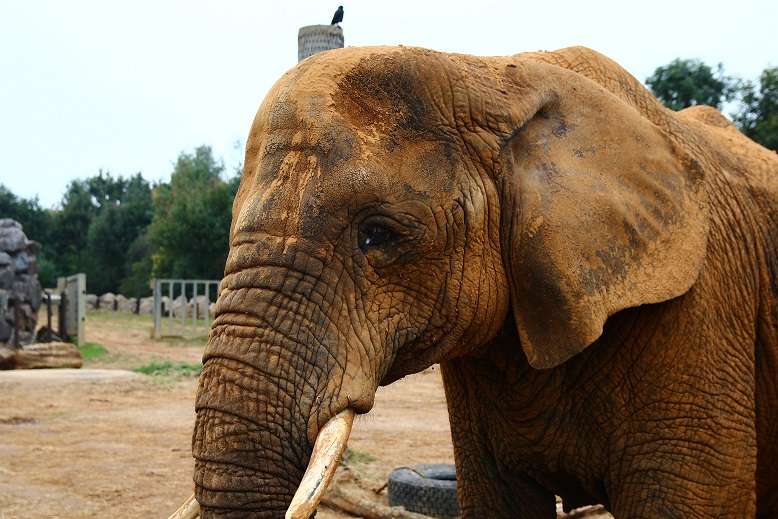
#> input picture image_example/elephant.jpg, 778 x 519 px
$ jupyter execute 'OPEN CV.ipynb'   (text cells are left out)
#> lines starting #> are read from the running program, lines starting #| are printed output that depends on the picture; after the words box and inside, x2 and y2 are one past the last pixel; in counts of white or black regions, pixels touching at a corner belong together; pictures that were not available may be replaced by others from this repository, and a replacement may not be noted
[cell 1]
import cv2

[cell 2]
import numpy as np

[cell 3]
# We don't need to do this again, but it's a good habit
import cv2

# Load an image using 'imread' specifying the path to image
input = cv2.imread('image_example//elephant.jpg')
#> input is the input picture: shape (519, 778, 3); mean B, G, R 95.2, 117.2, 135.3

# Our file 'input.jpg' is now loaded and stored in python
# as a varaible we named 'image'

# To display our image variable, we use 'imshow'
# The first parameter will be title shown on image window
# The second parameter is the image varialbe
cv2.imshow('Test Elephant Image', input)

# 'waitKey' allows us to input information when a image window is open
# By leaving it blank it just waits for anykey to be pressed before
# continuing. By placing numbers (except 0), we can specify a delay for
# how long you keep the window open (time is in milliseconds here)
cv2.waitKey()

# This closes all open windows
# Failure to place this will cause your program to hang
cv2.destroyAllWindows()

[cell 4]
import cv2

input = cv2.imread('image_example//elephant.jpg')

cv2.imshow('Test Elephant Image', input)
cv2.waitKey()
cv2.destroyAllWindows()

[cell 5]
# Import numpy
import numpy as np

[cell 6]
print(input.shape)
#| (519, 778, 3)

[cell 7]
# Let's print each dimension of the image

print('Height of Image:', int(input.shape[0]), 'pixels')
#| Height of Image: 519 pixels
print('Width of Image: ', int(input.shape[1]), 'pixels')
#| Width of Image:  778 pixels

[cell 8]
# Simply use 'imwrite' specificing the file name and the image to be saved
cv2.imwrite('output.jpg', input)
cv2.imwrite('output.png', input)
#> Out = True

[cell 9]
import numpy as np
import cv2

# We point OpenCV's CascadeClassifier function to where our
# classifier (XML file format) is stored
face_classifier = cv2.CascadeClassifier('Haarcascades/haarcascade_frontalface_default.xml')

# Load our image then convert it to grayscale
image = cv2.imread('image_example/Modi.jpg')
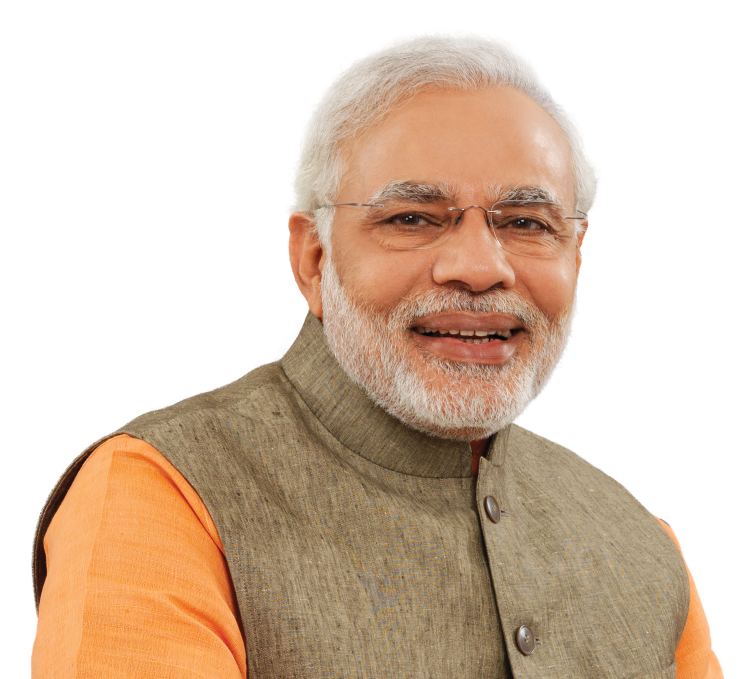
#> input picture image_example/Modi.jpg, 1500 x 1358 px (shown at 1/2 size)
#> image is the input picture: shape (1358, 1500, 3); mean B, G, R 178.6, 196.6, 217.3
gray = cv2.cvtColor(image, cv2.COLOR_BGR2GRAY)
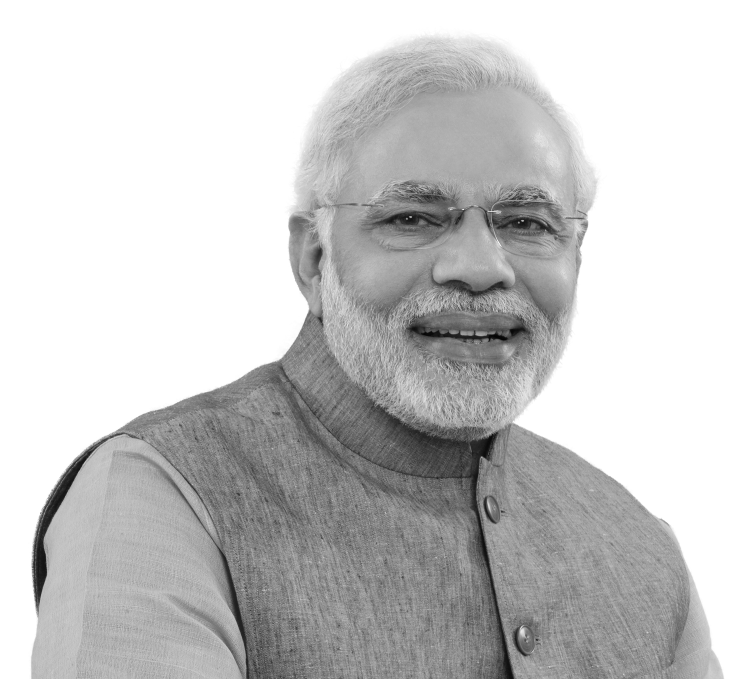
#> gray: shape (1358, 1500) (shown at 1/2 size); min 3, max 255, mean 200.7

# Our classifier returns the ROI of the detected face as a tuple
# It stores the top left coordinate and the bottom right coordiantes
faces = face_classifier.detectMultiScale(gray, 1.3, 5)
#> faces = [[633, 208, 611, 611]]

# When no faces detected, face_classifier returns and empty tuple
if faces is ():
    print("No faces found")

# We iterate through our faces array and draw a rectangle
# over each face in faces
for (x,y,w,h) in faces:
    cv2.rectangle(image, (x,y), (x+w,y+h), (127,0,255), 2)
    cv2.imshow('Face Detection', image)
    cv2.waitKey(0)
#> this loop made 1 pass
#> pass 1, `cv2.imshow('Face Detection', image)`:
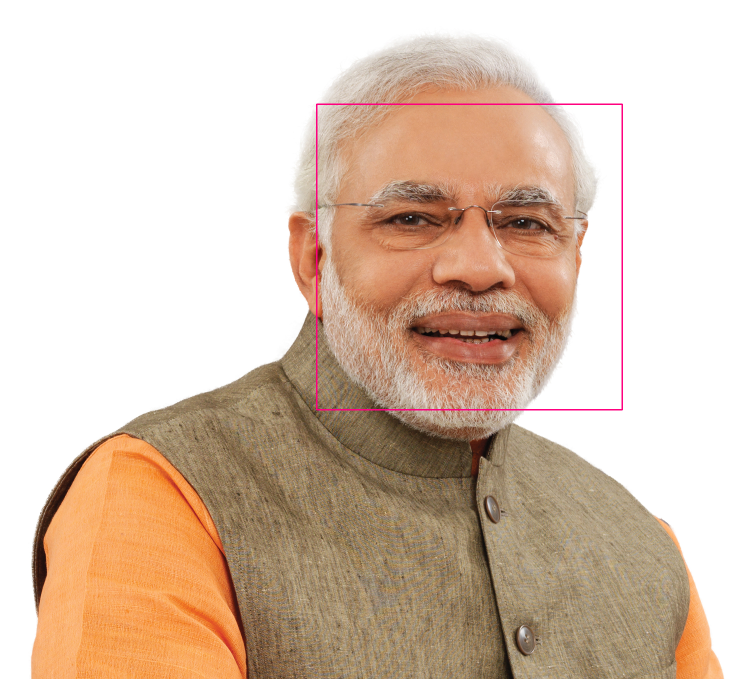
#> window 'Face Detection': shape (1358, 1500, 3) (shown at 1/2 size); mean B, G, R 178.4, 195.9, 217.4

cv2.destroyAllWindows()

[cell 10]
import numpy as np
import cv2

face_classifier = cv2.CascadeClassifier('Haarcascades/haarcascade_frontalface_default.xml')
eye_classifier = cv2.CascadeClassifier('Haarcascades/haarcascade_eye.xml')

img = cv2.imread('image_example/vasu.jpg')
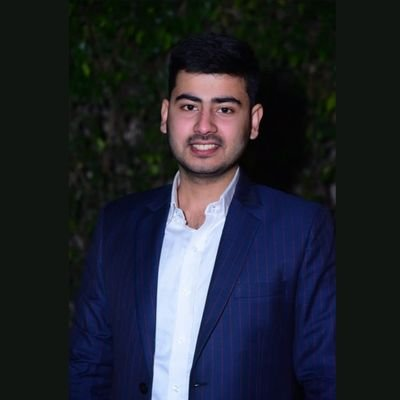
#> input picture image_example/vasu.jpg, 400 x 400 px
#> img is the input picture: shape (400, 400, 3); mean B, G, R 46.8, 38, 34.8
gray = cv2.cvtColor(img, cv2.COLOR_BGR2GRAY)
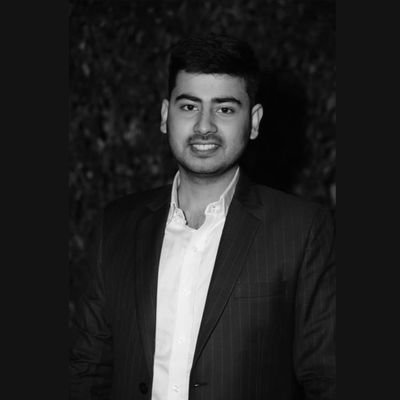
#> gray: shape (400, 400); min 0, max 246, mean 38

faces = face_classifier.detectMultiScale(gray, 1.3, 5)
#> faces = [[156, 68, 102, 102]]

# When no faces detected, face_classifier returns and empty tuple
if faces is ():
    print("No Face Found")

for (x,y,w,h) in faces:
    cv2.rectangle(img,(x,y),(x+w,y+h),(127,0,255),2)
    cv2.imshow('img',img)
    cv2.waitKey(0)
    roi_gray = gray[y:y+h, x:x+w]
    roi_color = img[y:y+h, x:x+w]
    eyes = eye_classifier.detectMultiScale(roi_gray)
    for (ex,ey,ew,eh) in eyes:
        cv2.rectangle(roi_color,(ex,ey),(ex+ew,ey+eh),(255,255,0),2)
        cv2.imshow('img',img)
        cv2.waitKey(0)
#> this loop made 1 pass
#> (x, y, w, h, eyes) on pass 1: (156, 68, 102, 102, [[20, 27, 25, 25], [57, 31, 24, 24]])
#> pass 1, `roi_gray = gray[y:y+h, x:x+w]`:
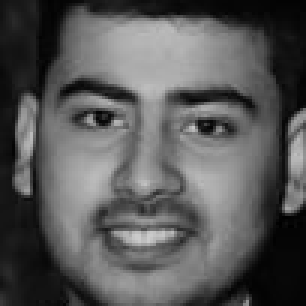
#> roi_gray: shape (102, 102) (shown 3 times larger); min 0, max 203, mean 87.9
#> pass 1, `roi_color = img[y:y+h, x:x+w]`:
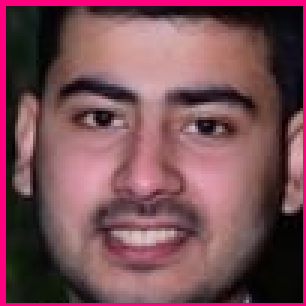
#> roi_color: shape (102, 102, 3) (shown 3 times larger); mean B, G, R 85.7, 77.5, 121.6
#> after the loop:
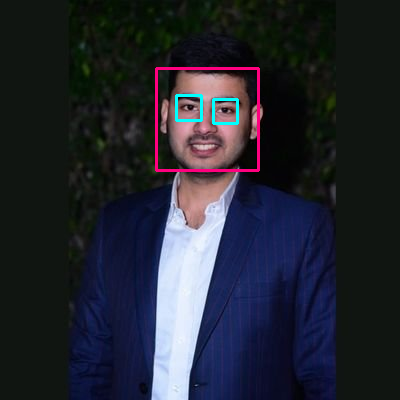
#> img: shape (400, 400, 3); 1.12% of pixels changed, all inside (x1, y1, x2, y2) = (155, 67, 260, 172)
#> after the loop:
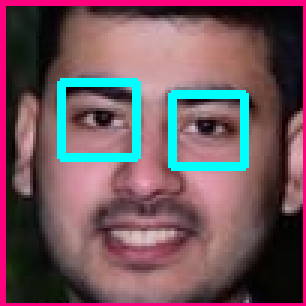
#> roi_color: shape (102, 102, 3) (shown 3 times larger); 5.57% of pixels changed, all inside (x1, y1, x2, y2) = (19, 26, 83, 57)

cv2.destroyAllWindows()

[cell 11]
# Face Recognition

# Importing the libraries
import cv2

# Loading the cascades
face_cascade = cv2.CascadeClassifier('Haarcascades/haarcascade_frontalface_default.xml')
eye_cascade = cv2.CascadeClassifier('Haarcascades/haarcascade_eye.xml')

# Defining a function that will do the detections
def detect(gray, frame):
    faces = face_cascade.detectMultiScale(gray, 1.3, 5)
    for (x, y, w, h) in faces:
        cv2.rectangle(frame, (x, y), (x+w, y+h), (255, 0, 0), 2)
        roi_gray = gray[y:y+h, x:x+w]
        roi_color = frame[y:y+h, x:x+w]
        eyes = eye_cascade.detectMultiScale(roi_gray, 1.1, 3)
        for (ex, ey, ew, eh) in eyes:
            cv2.rectangle(roi_color, (ex, ey), (ex+ew, ey+eh), (0, 255, 0), 2)
    return frame

# Doing some Face Recognition with the webcam
video_capture = cv2.VideoCapture(0)
while True:
    _, frame = video_capture.read()
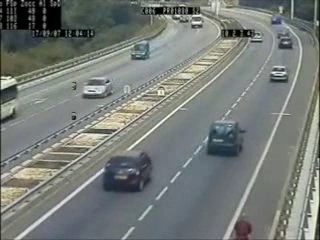
#> input picture frame 75 of image_example/cars.avi, 320 x 240 px, given in place of the camera
#> frame is the input picture: shape (240, 320, 3); mean B, G, R 120, 123.9, 118.8
    gray = cv2.cvtColor(frame, cv2.COLOR_BGR2GRAY)
#> gray: shape (240, 320)
    canvas = detect(gray, frame)
#> in detect, `faces = face_cascade.detectMultiScale(gray, 1.3, 5)`: faces = ()
    cv2.imshow('Video', canvas)
    if cv2.waitKey(1) & 0xFF == ord('q'):
#> (key q is pressed here)
        break
video_capture.release()
cv2.destroyAllWindows()

[cell 12]
import cv2
import numpy as np

# Create our body classifier
body_classifier = cv2.CascadeClassifier('Haarcascades\haarcascade_fullbody.xml')

# Initiate video capture for video file
cap = cv2.VideoCapture('image_example/walking.avi')

# Loop once video is successfully loaded
while cap.isOpened():

    # Read first frame
    ret, frame = cap.read()
    #frame = cv2.resize(frame, None,fx=0.5, fy=0.5, interpolation = cv2.INTER_LINEAR)

    gray = cv2.cvtColor(frame, cv2.COLOR_BGR2GRAY)
    # Pass frame to our body classifier
    bodies = body_classifier.detectMultiScale(gray, 1.2, 3)
#> bodies = ()

    # Extract bounding boxes for any bodies identified
    for (x,y,w,h) in bodies:
        cv2.rectangle(frame, (x, y), (x+w, y+h), (0, 255, 255), 2)
        cv2.imshow('Pedestrians', frame)
#> this loop made 0 passes

    if cv2.waitKey(1) == 13: #13 is the Enter Key
#> (key q is pressed here)
        break

cap.release()
cv2.destroyAllWindows()

[cell 13]
import cv2
import time
import numpy as np

# Create our body classifier
car_classifier = cv2.CascadeClassifier('Haarcascades\haarcascade_car.xml')

# Initiate video capture for video file
cap = cv2.VideoCapture('image_example/cars.avi')


# Loop once video is successfully loaded
while cap.isOpened():

    time.sleep(.05)
    # Read first frame
    ret, frame = cap.read()
    gray = cv2.cvtColor(frame, cv2.COLOR_BGR2GRAY)

    # Pass frame to our car classifier
    cars = car_classifier.detectMultiScale(gray, 1.4, 2)
#> cars = ()

    # Extract bounding boxes for any bodies identified
    for (x,y,w,h) in cars:
        cv2.rectangle(frame, (x, y), (x+w, y+h), (0, 255, 255), 2)
        cv2.imshow('Cars', frame)

    if cv2.waitKey(1) == 13: #13 is the Enter Key
#> (key q is pressed here)
        break

cap.release()
cv2.destroyAllWindows()
